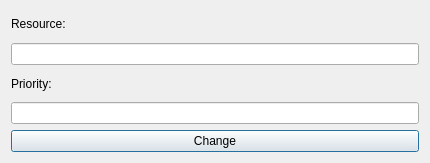
<ui version="4.0" >
 <class>changeResourceClass</class>
 <widget class="QDialog" name="changeResourceClass" >
  <property name="geometry" >
   <rect>
    <x>0</x>
    <y>0</y>
    <width>430</width>
    <height>163</height>
   </rect>
  </property>
  <property name="windowTitle" >
   <string>Change resource/priority</string>
  </property>
  <layout class="QGridLayout" name="gridLayout" >
   <item row="0" column="0" >
    <widget class="QLabel" name="label" >
     <property name="text" >
      <string>Resource:</string>
     </property>
    </widget>
   </item>
   <item row="1" column="0" >
    <widget class="QLineEdit" name="resourceEdit" />
   </item>
   <item row="2" column="0" >
    <widget class="QLabel" name="label_2" >
     <property name="text" >
      <string>Priority:</string>
     </property>
    </widget>
   </item>
   <item row="3" column="0" >
    <widget class="QLineEdit" name="priorityEdit" />
   </item>
   <item row="4" column="0" >
    <widget class="QPushButton" name="changeButton" >
     <property name="text" >
      <string>Change</string>
     </property>
     <property name="shortcut" >
      <string>Return</string>
     </property>
     <property name="autoDefault" >
      <bool>true</bool>
     </property>
    </widget>
   </item>
  </layout>
 </widget>
 <layoutdefault spacing="6" margin="11" />
 <resources/>
 <connections>
  <connection>
   <sender>changeButton</sender>
   <signal>clicked()</signal>
   <receiver>changeResourceClass</receiver>
   <slot>accept()</slot>
  </connection>
 </connections>
</ui>
